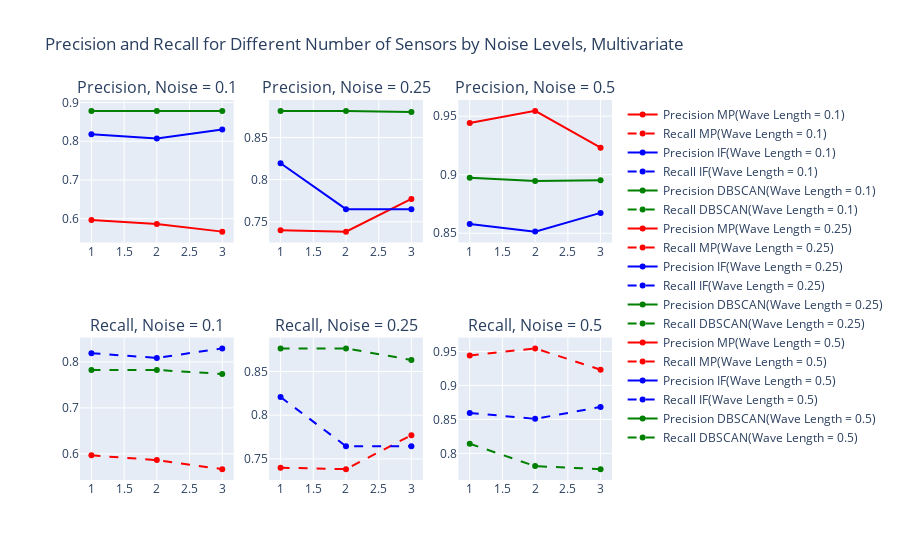

The cell this chart's notebook holds for it:
### Code cell
from plotly.subplots import make_subplots
import plotly.graph_objects as go

fig = make_subplots(rows=2, cols=3, subplot_titles=("Precision, Noise = 0.1", "Precision, Noise = 0.25", "Precision, Noise = 0.5", "Recall, Noise = 0.1", "Recall, Noise = 0.25", "Recall, Noise = 0.5",))

wave_len_values = [0.1, 0.25, 0.5]

for i, wave_len in enumerate(wave_len_values, 1):

    filtered_mp_df = mp_multi_df[mp_multi_df['noise'] == wave_len]
    mp_mean_df = filtered_mp_df.groupby('nsensors').mean().reset_index()

    filtered_isf_df = isf_multi_df[isf_multi_df['noise'] == wave_len]
    isf_mean_df = filtered_isf_df.groupby('nsensors').mean().reset_index()

    filtered_dbscan_df = dbscan_multi_df[dbscan_multi_df['noise'] == wave_len]
    dbscan_mean_df = filtered_dbscan_df.groupby('nsensors').mean().reset_index()
    

    fig.add_trace(go.Scatter(x=mp_mean_df['nsensors'], y=mp_mean_df['precision'],
                              mode='lines+markers', name=f'Precision MP(Wave Length = {wave_len})',
                              line=dict(color='red')),
                  row=1, col=i)


    fig.add_trace(go.Scatter(x=mp_mean_df['nsensors'], y=mp_mean_df['recall'],
                              mode='lines+markers', name=f'Recall MP(Wave Length = {wave_len})',
                              line=dict(color='red', dash='dash')),
                  row=2, col=i)
    

    fig.add_trace(go.Scatter(x=isf_mean_df['nsensors'], y=isf_mean_df['precision'],
                              mode='lines+markers', name=f'Precision IF(Wave Length = {wave_len})',
                              line=dict(color='blue')),
                  row=1, col=i)


    fig.add_trace(go.Scatter(x=isf_mean_df['nsensors'], y=isf_mean_df['recall'],
                              mode='lines+markers', name=f'Recall IF(Wave Length = {wave_len})',
                              line=dict(color='blue', dash='dash')),
                  row=2, col=i)

    fig.add_trace(go.Scatter(x=dbscan_mean_df['nsensors'], y=dbscan_mean_df['precision'],
                              mode='lines+markers', name=f'Precision DBSCAN(Wave Length = {wave_len})',
                              line=dict(color='green')),
                  row=1, col=i)


    fig.add_trace(go.Scatter(x=dbscan_mean_df['nsensors'], y=dbscan_mean_df['recall'],
                              mode='lines+markers', name=f'Recall DBSCAN(Wave Length = {wave_len})',
                              line=dict(color='green', dash='dash')),
                  row=2, col=i)

# Update layout
fig.update_layout(title_text="Precision and Recall for Different Number of Sensors by Noise Levels, Multivariate")

fig.show()

### Figure 1 — Plotly figure (JSON) as saved in the notebook; plotly's stock layout.template omitted (floating-point values rounded to 4 significant figures)
{"data": [{"line": {"color": "red"}, "mode": "lines+markers", "name": "Precision MP(Wave Length = 0.1)", "type": "scatter", "x": [1, 2, 3], "xaxis": "x", "y": [0.5967, 0.5863, 0.5667], "yaxis": "y"}, {"line": {"color": "red", "dash": "dash"}, "mode": "lines+markers", "name": "Recall MP(Wave Length = 0.1)", "type": "scatter", "x": [1, 2, 3], "xaxis": "x4", "y": [0.5967, 0.5863, 0.5667], "yaxis": "y4"}, {"line": {"color": "blue"}, "mode": "lines+markers", "name": "Precision IF(Wave Length = 0.1)", "type": "scatter", "x": [1, 2, 3], "xaxis": "x", "y": [0.8179, 0.8073, 0.8306], "yaxis": "y"}, {"line": {"color": "blue", "dash": "dash"}, "mode": "lines+markers", "name": "Recall IF(Wave Length = 0.1)", "type": "scatter", "x": [1, 2, 3], "xaxis": "x4", "y": [0.8191, 0.8087, 0.8295], "yaxis": "y4"}, {"line": {"color": "green"}, "mode": "lines+markers", "name": "Precision DBSCAN(Wave Length = 0.1)", "type": "scatter", "x": [1, 2, 3], "xaxis": "x", "y": [0.8785, 0.8785, 0.8785], "yaxis": "y"}, {"line": {"color": "green", "dash": "dash"}, "mode": "lines+markers", "name": "Recall DBSCAN(Wave Length = 0.1)", "type": "scatter", "x": [1, 2, 3], "xaxis": "x4", "y": [0.7826, 0.7826, 0.7738], "yaxis": "y4"}, {"line": {"color": "red"}, "mode": "lines+markers", "name": "Precision MP(Wave Length = 0.25)", "type": "scatter", "x": [1, 2, 3], "xaxis": "x2", "y": [0.74, 0.7383, 0.7771], "yaxis": "y2"}, {"line": {"color": "red", "dash": "dash"}, "mode": "lines+markers", "name": "Recall MP(Wave Length = 0.25)", "type": "scatter", "x": [1, 2, 3], "xaxis": "x5", "y": [0.74, 0.7383, 0.7771], "yaxis": "y5"}, {"line": {"color": "blue"}, "mode": "lines+markers", "name": "Precision IF(Wave Length = 0.25)", "type": "scatter", "x": [1, 2, 3], "xaxis": "x2", "y": [0.8195, 0.765, 0.765], "yaxis": "y2"}, {"line": {"color": "blue", "dash": "dash"}, "mode": "lines+markers", "name": "Recall IF(Wave Length = 0.25)", "type": "scatter", "x": [1, 2, 3], "xaxis": "x5", "y": [0.8207, 0.7645, 0.7645], "yaxis": "y5"}, {"line": {"color": "green"}, "mode": "lines+markers", "name": "Precision DBSCAN(Wave Length = 0.25)", "type": "scatter", "x": [1, 2, 3], "xaxis": "x2", "y": [0.8816, 0.8816, 0.8802], "yaxis": "y2"}, {"line": {"color": "green", "dash": "dash"}, "mode": "lines+markers", "name": "Recall DBSCAN(Wave Length = 0.25)", "type": "scatter", "x": [1, 2, 3], "xaxis": "x5", "y": [0.8763, 0.8763, 0.8631], "yaxis": "y5"}, {"line": {"color": "red"}, "mode": "lines+markers", "name": "Precision MP(Wave Length = 0.5)", "type": "scatter", "x": [1, 2, 3], "xaxis": "x3", "y": [0.9441, 0.9545, 0.9231], "yaxis": "y3"}, {"line": {"color": "red", "dash": "dash"}, "mode": "lines+markers", "name": "Recall MP(Wave Length = 0.5)", "type": "scatter", "x": [1, 2, 3], "xaxis": "x6", "y": [0.9441, 0.9545, 0.9231], "yaxis": "y6"}, {"line": {"color": "blue"}, "mode": "lines+markers", "name": "Precision IF(Wave Length = 0.5)", "type": "scatter", "x": [1, 2, 3], "xaxis": "x3", "y": [0.858, 0.8514, 0.8674], "yaxis": "y3"}, {"line": {"color": "blue", "dash": "dash"}, "mode": "lines+markers", "name": "Recall IF(Wave Length = 0.5)", "type": "scatter", "x": [1, 2, 3], "xaxis": "x6", "y": [0.8595, 0.8507, 0.8683], "yaxis": "y6"}, {"line": {"color": "green"}, "mode": "lines+markers", "name": "Precision DBSCAN(Wave Length = 0.5)", "type": "scatter", "x": [1, 2, 3], "xaxis": "x3", "y": [0.8975, 0.8947, 0.8952], "yaxis": "y3"}, {"line": {"color": "green", "dash": "dash"}, "mode": "lines+markers", "name": "Recall DBSCAN(Wave Length = 0.5)", "type": "scatter", "x": [1, 2, 3], "xaxis": "x6", "y": [0.8142, 0.7812, 0.7768], "yaxis": "y6"}], "layout": {"annotations": [{"font": {"size": 16}, "showarrow": false, "text": "Precision, Noise = 0.1", "x": 0.1444, "xanchor": "center", "xref": "paper", "y": 1, "yanchor": "bottom", "yref": "paper"}, {"font": {"size": 16}, "showarrow": false, "text": "Precision, Noise = 0.25", "x": 0.5, "xanchor": "center", "xref": "paper", "y": 1, "yanchor": "bottom", "yref": "paper"}, {"font": {"size": 16}, "showarrow": false, "text": "Precision, Noise = 0.5", "x": 0.8556, "xanchor": "center", "xref": "paper", "y": 1, "yanchor": "bottom", "yref": "paper"}, {"font": {"size": 16}, "showarrow": false, "text": "Recall, Noise = 0.1", "x": 0.1444, "xanchor": "center", "xref": "paper", "y": 0.375, "yanchor": "bottom", "yref": "paper"}, {"font": {"size": 16}, "showarrow": false, "text": "Recall, Noise = 0.25", "x": 0.5, "xanchor": "center", "xref": "paper", "y": 0.375, "yanchor": "bottom", "yref": "paper"}, {"font": {"size": 16}, "showarrow": false, "text": "Recall, Noise = 0.5", "x": 0.8556, "xanchor": "center", "xref": "paper", "y": 0.375, "yanchor": "bottom", "yref": "paper"}], "autosize": true, "title": {"text": "Precision and Recall for Different Number of Sensors by Noise Levels, Multivariate"}, "xaxis": {"anchor": "y", "autorange": true, "domain": [0, 0.2889], "range": [0.8591, 3.141], "type": "linear"}, "xaxis2": {"anchor": "y2", "autorange": true, "domain": [0.3556, 0.6444], "range": [0.8591, 3.141], "type": "linear"}, "xaxis3": {"anchor": "y3", "autorange": true, "domain": [0.7111, 1], "range": [0.8591, 3.141], "type": "linear"}, "xaxis4": {"anchor": "y4", "autorange": true, "domain": [0, 0.2889], "range": [0.8591, 3.141], "type": "linear"}, "xaxis5": {"anchor": "y5", "autorange": true, "domain": [0.3556, 0.6444], "range": [0.8591, 3.141], "type": "linear"}, "xaxis6": {"anchor": "y6", "autorange": true, "domain": [0.7111, 1], "range": [0.8591, 3.141], "type": "linear"}, "yaxis": {"anchor": "x", "autorange": true, "domain": [0.625, 1], "range": [0.5249, 0.9203], "type": "linear"}, "yaxis2": {"anchor": "x2", "autorange": true, "domain": [0.625, 1], "range": [0.7192, 0.9008], "type": "linear"}, "yaxis3": {"anchor": "x3", "autorange": true, "domain": [0.625, 1], "range": [0.8376, 0.9683], "type": "linear"}, "yaxis4": {"anchor": "x4", "autorange": true, "domain": [0, 0.375], "range": [0.5315, 0.8647], "type": "linear"}, "yaxis5": {"anchor": "x5", "autorange": true, "domain": [0, 0.375], "range": [0.7199, 0.8948], "type": "linear"}, "yaxis6": {"anchor": "x6", "autorange": true, "domain": [0, 0.375], "range": [0.753, 0.9783], "type": "linear"}}}
